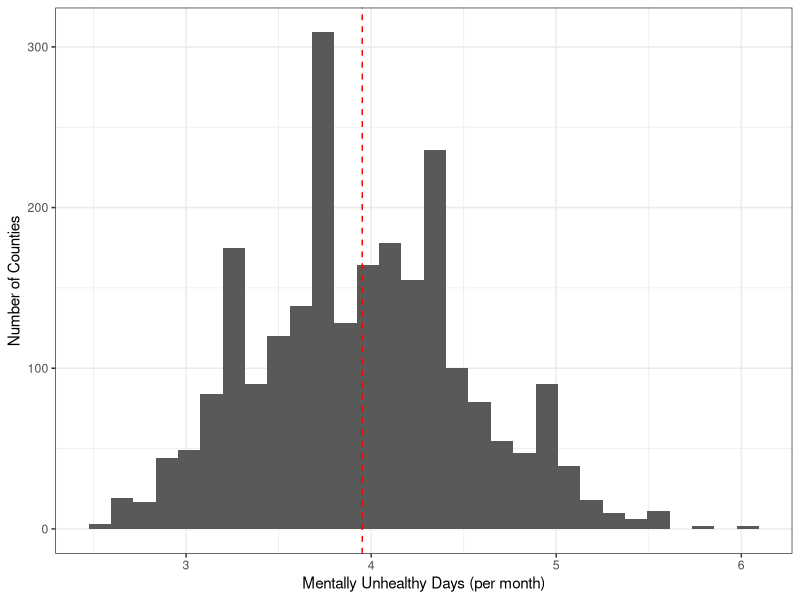
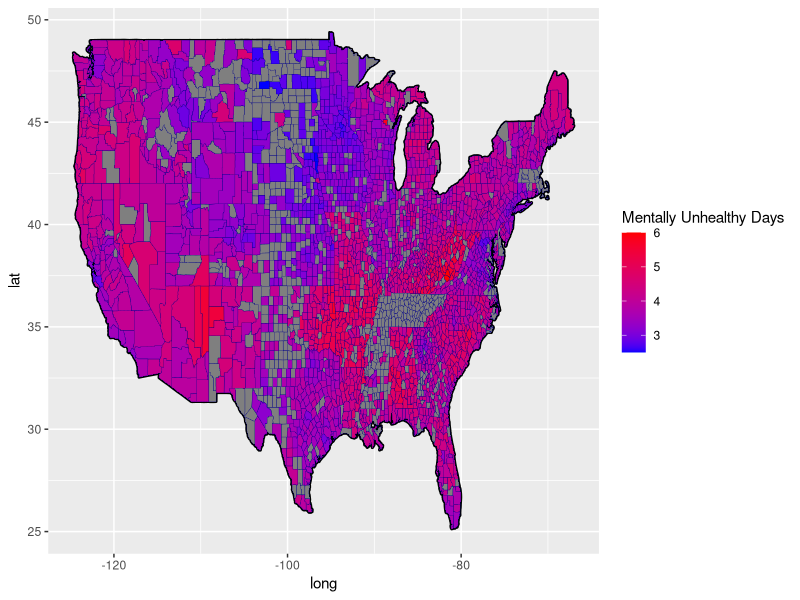
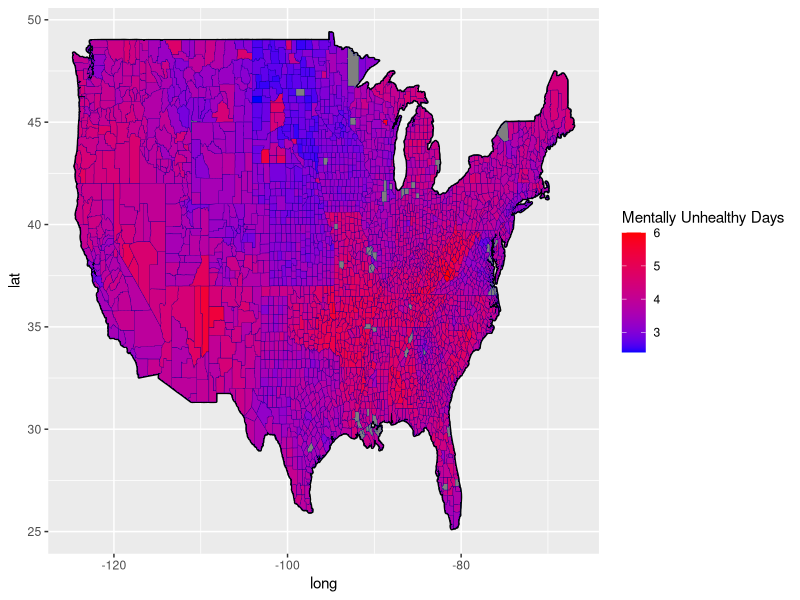
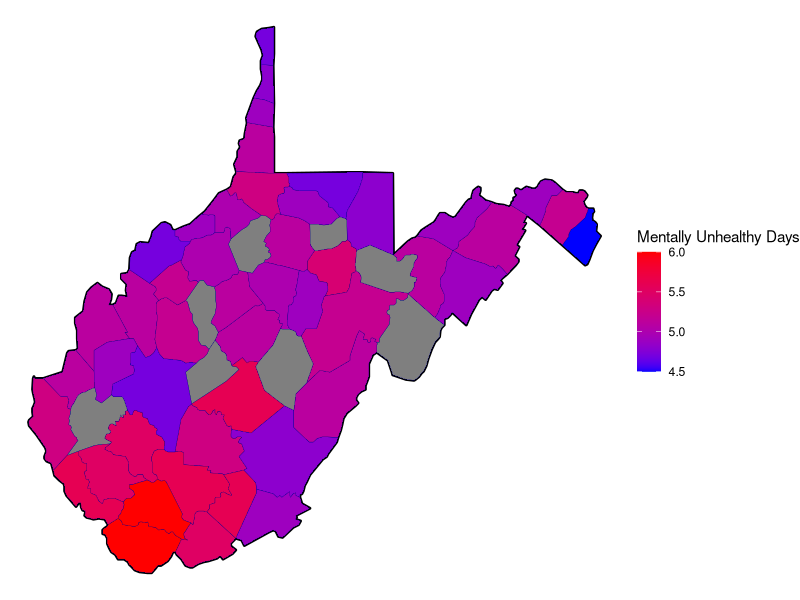
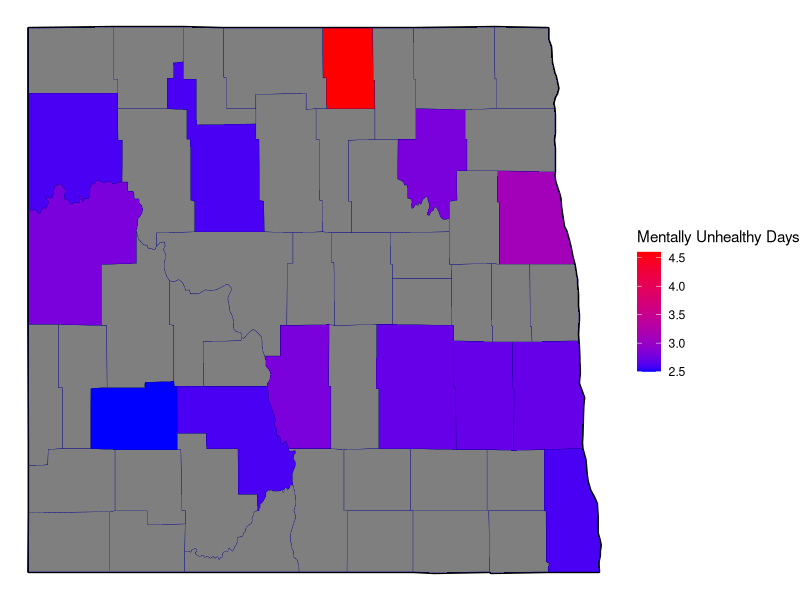

R code for these plots, in order: (Note: this script raises an error after producing the figures.)
# load libraries
library(kableExtra)                     # for printing tables
library(cowplot)                        # for side by side plots
library(lubridate)                      # for dealing with dates
library(maps)                           # for creating maps
library(tidyverse)
library()

# read in the cleaned data
mental_health = read_csv("data/clean/mental_health_clean.csv")

# to do:
# pick features and explore relationship with mentally_unhealthy response

# create histogram of mentally unhealthy days
# save the mean
mean <- mean(mental_health$mentally_unhealthy_days)

# plot mentally_unhealthy days and draw line at the mean
p = mental_health %>%
  ggplot(aes(x = mentally_unhealthy_days)) + 
  geom_histogram() +
  geom_vline(xintercept = mean,
             linetype = "dashed",
             col = "red") +
  labs(x = "Mentally Unhealthy Days (per month)", 
       y = "Number of Counties") +
  theme_bw()

# save the histogram
ggsave(filename = "results/response-histogram.png", 
       plot = p, 
       device = "png", 
       width = 5, 
       height = 3)

# create a heatmap of mentally unhealthy days for cleaned dataset
p2 = map_data("county") %>%
  as_tibble() %>% 
  left_join(mental_health %>% 
              rename(region = state, 
                     subregion = name,
                     `Mentally Unhealthy Days` = mentally_unhealthy_days) %>% 
              mutate(region = str_to_lower(region), 
                     subregion = str_to_lower(subregion)), 
            by = c("region", "subregion")) %>%
  ggplot() + 
  geom_polygon(data=map_data("state"), 
               aes(x=long, y=lat, group=group),
               color="black", fill=NA, size = 1, alpha = .3) + 
  geom_polygon(aes(x=long, y=lat, group=group, fill = `Mentally Unhealthy Days`),
               color="darkblue", size = .1) +
  scale_fill_gradient(low = "blue", high = "red") 

ggsave(filename = "results/map-clean.png", 
       plot = p2, 
       device = "png", 
       width = 7, 
       height = 4)

# create a heatmap of mentally unhealthy days for original health dataset
health_data_clean <- read_csv("data/clean/health_data_clean.csv")

p3 = map_data("county") %>%
  as_tibble() %>% 
  left_join(health_data_clean %>% 
              rename(region = state, 
                     subregion = name,
                     `Mentally Unhealthy Days` = `Mentally Unhealthy Days`) %>% 
              mutate(region = str_to_lower(region), 
                     subregion = str_to_lower(subregion)), 
            by = c("region", "subregion")) %>%
  ggplot() + 
  geom_polygon(data=map_data("state"), 
               aes(x=long, y=lat, group=group),
               color="black", fill=NA,size = 1, alpha = .3) + 
  geom_polygon(aes(x=long, y=lat, group=group, fill = `Mentally Unhealthy Days`),
               color="darkblue", size = .1) +
  scale_fill_gradient(low = "blue", high = "red")

ggsave(filename = "results/map-all.png", 
       plot = p3, 
       device = "png", 
       width = 7, 
       height = 4)

# create heatmap of highest mentally unhappy days 
wv = map_data("county") %>%
  as_tibble() %>%
  filter(region == "west virginia") %>%
  left_join(mental_health %>% 
              rename(region = state, 
                     subregion = name,
                     `Mentally Unhealthy Days` = mentally_unhealthy_days) %>% 
              mutate(region = str_to_lower(region), 
                     subregion = str_to_lower(subregion)), 
            by = c("region", "subregion")) %>%
  ggplot() + 
  geom_polygon(data=map_data("state") %>% filter(region == "west virginia"),
               aes(x=long, y=lat, group=group),
               color="black", fill=NA, size = 1, alpha = .3) + 
  geom_polygon(aes(x=long, y=lat, group=group, fill = `Mentally Unhealthy Days`),
               color="darkblue", size = .1) +
  scale_fill_gradient(low = "blue", high = "red") +
  theme_void()

ggsave(filename = "results/west-va.png", 
       plot = wv, 
       device = "png", 
       width = 7, 
       height = 4)

nd = map_data("county") %>%
  as_tibble() %>%
  filter(region == "north dakota") %>%
  left_join(mental_health %>% 
              rename(region = state, 
                     subregion = name,
                     `Mentally Unhealthy Days` = mentally_unhealthy_days) %>% 
              mutate(region = str_to_lower(region), 
                     subregion = str_to_lower(subregion)), 
            by = c("region", "subregion")) %>%
  ggplot() + 
  geom_polygon(data=map_data("state") %>% filter(region == "north dakota"),
               aes(x=long, y=lat, group=group),
               color="black", fill=NA, size = 1, alpha = .3) + 
  geom_polygon(aes(x=long, y=lat, group=group, fill = `Mentally Unhealthy Days`),
               color="darkblue", size = .1) +
  scale_fill_gradient(low = "blue", high = "red") +
  theme_void()

ggsave(filename = "results/north-dakota.png", 
       plot = nd, 
       device = "png", 
       width = 7, 
       height = 4)

# examine top 10 counties with lowest mentally unhealthy days
mental_health_clean %>%
  arrange(mentally_unhealthy_days) %>%
  select(state, name, mentally_unhealthy_days) %>%
  head(10) %>%
  kable(format = "latex",
        booktabs = TRUE, 
        col.names = c("State", "County", "Mentally Unhealthy Days"),
        caption = "Top 10 counties with lowest mentally unhealthy days") %>%
  save_kable("low-days.pdf")

# examine top 10 counties with highest mentally unhealthy days
mental_health_clean %>%
  arrange(desc(mentally_unhealthy_days)) %>%
  select(state, name, mentally_unhealthy_days) %>%
  head(10) %>%
  kable(format = "latex",
        booktabs = TRUE, 
        col.names = c("State", "County", "Mentally Unhealthy Days"),
        caption = "Top 10 counties with highest mentally unhealthy days") %>%
  save_kable("high-days.pdf")
  
  
